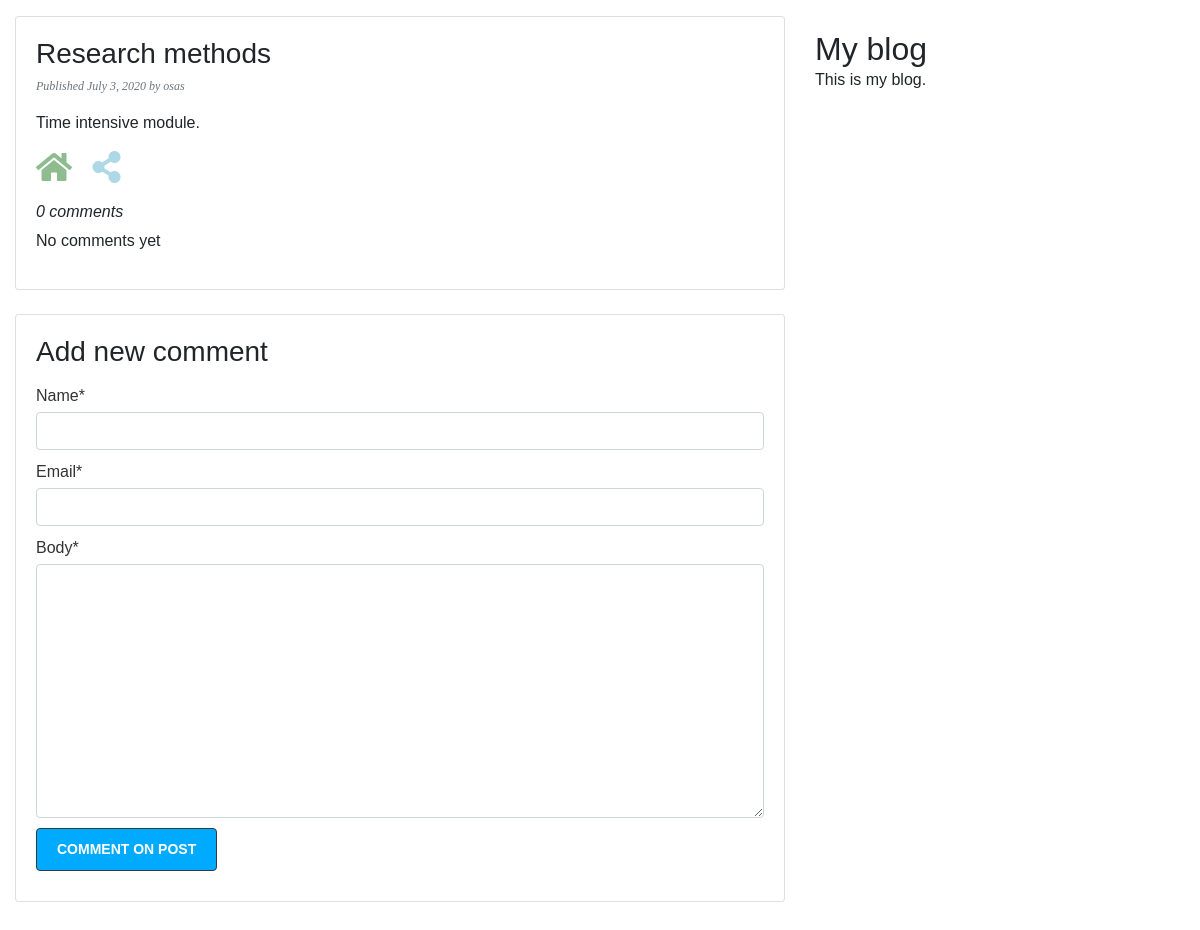
/blog/2020/7/3/research-methods/, run on the app's committed database.
### blog/models.py (models this page shows, shortened)
class Post(models.Model):
    STATUS_CHOICES = (
        ('draft', 'Draft'),
        ('published', 'Published'),
    )
    author = models.ForeignKey(User, on_delete=models.CASCADE, related_name='blog_posts')
    title = models.CharField(max_length=200, unique=True)  # unique=True: to ensure that a title should not be repeated
    slug = models.SlugField(max_length=200, unique_for_date='publish')  # publish date is used to build the slug
    body = models.TextField()
    publish = models.DateTimeField(default=timezone.now)  # returns the current datetime in a timezone
    created = models.DateTimeField(auto_now_add=True)
    updated = models.DateTimeField(auto_now=True)  # changes whenever the 'save' button is pressed
    status = models.CharField(max_length=10, choices=STATUS_CHOICES, default='draft')
    published = PublishedManager()  # custom manager
    class Meta:
        ordering = ('-publish',)  # sort according to the latest/newest post

### blog/views.py (the view)
# urls.py: path('<int:year>/<int:month>/<int:day>/<slug:post>/', views.blog_post_detail, name='post_detail'),
def blog_post_detail(request, year, month, day, post):
    post = get_object_or_404(Post,
                             publish__year=year,
                             publish__month=month,
                             publish__day=day,
                             slug=post
                             )
    comments = post.comments.filter(active=True)
    new_comment = None
    if request.method == 'POST':  # user clicks send
        comment_form = CommentForm(request.POST)  # create a form instance with the submitted data
        if comment_form.is_valid():
            new_comment = comment_form.save(commit=False)  # creates a comment obj using 'save()', but don't save to db
            new_comment.post = post  # assigns current post to the comment
            print(new_comment.post)
            new_comment.save()  # saves the comment to the db
    else:
        comment_form = CommentForm()  # creates a new form instance to display the empty form
    context = {'post': post,
               'comments': comments,
               'new_comment': new_comment,
               'comment_form': comment_form}
    return render(request, 'post/detail.html', context)

### blog/forms.py
class CommentForm(forms.ModelForm):  # ModelForm: Allows you to build forms tied to model(Comment) instances
    class Meta:
        model = Comment  # selects model to build form
        fields = ('name', 'email', 'body')  # selects fields from the Comment model to be used in the form

### blog/models.py (called while the page is built)
    def get_queryset(self):
        return super(PublishedManager, self).get_queryset().filter(status='published')

### blog/templates/post/detail.html (shortened to what this page needs)
{% extends 'blog/base.html' %}
{% load humanize %}
{% load static %}
{% load crispy_forms_tags %}
{% block content %}
    <div class="card mt-3">
        <div class="card-body">
            <h3 class="card-title">{{ post.title }}</h3>
            <p class="card-subtitle mb-2 text-muted date">Published {{ post.publish|naturalday }}
                by {{ post.author }}</p>
            <p class="card-text">{{ post.body|linebreaks }}</p>
            <ul class="list-inline">
                <li class="list-inline-item">
                    <a href="{% url "blog:post_list" %}">
                        <i class="fa fa-home fa-2x detail-home"></i>
                    </a>
                </li>
                <li class="list-inline-item ml-2">
                    <a href="{% url "blog:post_share" post.id %}">
                        <i class="fa fa-share-alt fa-2x detail-share"></i>
                    </a>
                </li>
            </ul>
            {% with comments.count as total_comments %}
                <i><h6>{{ total_comments }} comment{{ total_comments|pluralize }}</h6></i>
            {% endwith %}
            {% for comment in comments %}
                <div class="comment">
                    <p class="info">
                        Comment {{ forloop.counter }} by {{ comment.name }} {{ comment.created|naturaltime }}
                    </p>
                    {{ comment.body|linebreaks }}
                </div>
            {% empty %}
                <p>No comments yet</p>
            {% endfor %}
        </div>
    </div>
    <div class="card mt-4 mb-5">
        <div class="card-body">
            {% if new_comment %}
                <h6 id="message">Comment added.</h6>
            {% else %}
                <h3>Add new comment</h3>
                <form method="post">
                    <p class="card-text"> {{ comment_form|crispy }}</p>
                    <input type="submit" value="Comment on post" class="btn btn-outline-dark">
                </form>
            {% endif %}
        </div>
    </div>
{% endblock %}

### static/css/all.css (style rules this page uses)
.fa, .fas, .far, .fal, .fab { -moz-osx-font-smoothing: grayscale; -webkit-font-smoothing: antialiased; display: inline-block; font-style: normal; font-variant: normal; text-rendering: auto; line-height: 1; }
.fa-2x { font-size: 2em; }
.fa-home:before { content: "\f015"; }
.fa-share-alt:before { content: "\f1e0"; }
.fa, .fas { font-family: 'Font Awesome 5 Free'; font-weight: 900; }

### static/css/blog.css (style rules this page uses)
body { margin: 0; padding: 0; font-family: helvetica, sans-serif; }
a { color: #00abff; text-decoration: none; }
p.date { color: #ccc; font-family: georgia, serif; font-size: 12px; font-style: italic; }
.detail-home { color: darkseagreen; }
.detail-share { color: lightblue; }
label { float: left; clear: both; color: #333; margin-bottom: 4px; }
input, textarea { clear: both; float: left; margin: 0 0 10px; background: #ededed; border: 0; padding: 6px 10px; font-size: 12px; }
input[type=submit] { font-weight: bold; background: #00abff; color: #fff; padding: 10px 20px; font-size: 14px; text-transform: uppercase; }

### data on the page
Post: title "Research methods", publish "July 3, 2020", author "osas", body "Time intensive module."

### other printed values
{{ total_comments }} "0"
